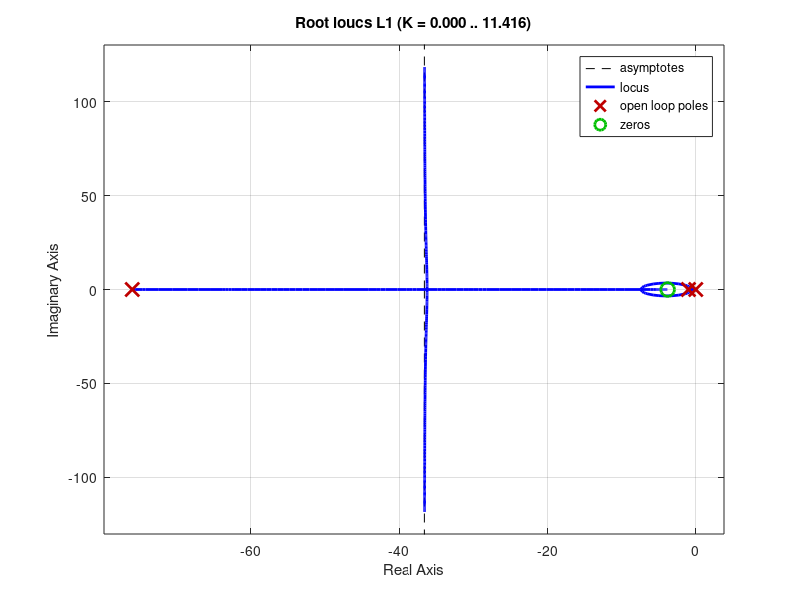
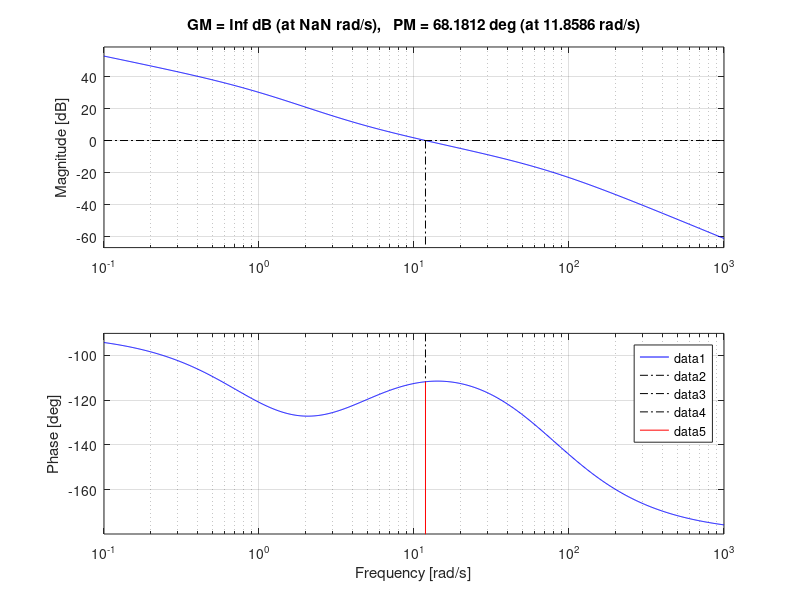
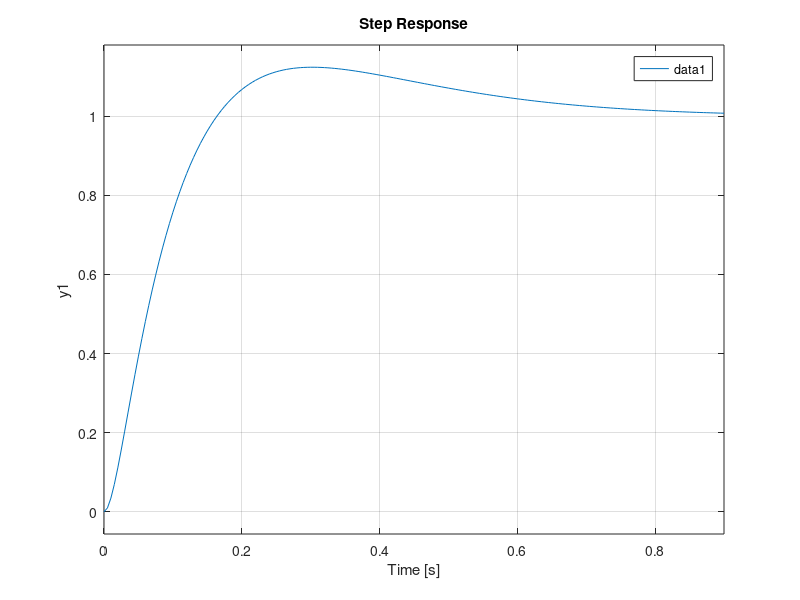
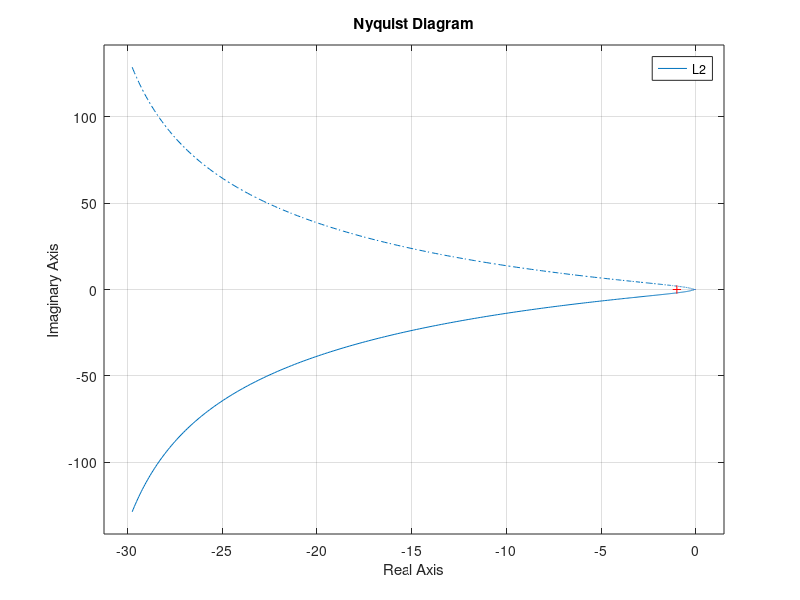

The MATLAB script that drew these images, in order:
clc;
close all;
clear all;

fig = 0;

%% Processo P da Test1 con aggiunto un polo nell'origine

s = tf('s')
Kp = 2;         % Guadagno uscita di P rispetto al controllo u
omega = 2;      % Modulo dei poli. Maggiore è il valore e minore è il tempo di salita (poli più veloci)
zita = 0.25;    % Se =1 i poli sono reali. Maggiore è il valore e maggiore è la sovrelongazione
P = Kp *(omega^2/(s^2+2*zita*omega*s));
% Si vuole stabilizzare il sistema con:
% - errore a regime costante a riferimenti a gradino < 1% per riferimenti a gradino
% - Sovraelongazione < 20%
% - tempo di salita <= 1s

%% ERRORE A REGIME 
% Dato che è già presente un polo nell'origine la specifica di errore è già soddisfatta (errore nullo)

%%  DETERMINARE VINCOLO PER AVERE UN SETTLING TIME SPECIFICO 
% possiamo iniziare a determinare un omega di taglio 
% minima che ci assicura il settling time 
% in sostanza definiamo un primo vincolo inviolabile
% T <= -log(0,01*epsilon)/(omega_t *zita) % formula di riferimento 
 epsilon =5; 
 T = 1; % secondi
 omega_taglio_des = (-log(0.01*epsilon))/(T*zita)

% omega_taglio_des =  11.982929094215963  (per tempi di salita inferiori a 1 secondo 
% dobbiamo come minimo avere un omega taglio inferiore  di circa 6 rad/s)

%% di genera il controllore per i transitori 

C0=1;
k = 8.5;
L0 = k*P*C0;

%dobbiamo alzare le fasi per rendere il nostro sistema con sovralongazione 
% accettabile

alpha =0.05;
omega_t = 17;
tau_ra = 1/(omega_t*sqrt(alpha));
Ra = (1+tau_ra*s)/(1+tau_ra*alpha*s);
L1 = k*P*C0*Ra;
Wyr1= minreal(L1/(1+L1));

Wyr= minreal(L0/(1+L0));
figure(1)
rlocus(L1)

figure(2)
bode(L0,L1)
legend
grid on 

figure(3)
step(Wyr,Wyr1)
legend;
grid on 

%% faccimo un prova se i conti sono gisti

C0=1;
k = 5.45; 
% con un guadagno di 5.45 abbiamo un omega_t di 11.9 rad/s e con tempo di 
% assestamento inferiore al 1 secondo 
L2= k*P*C0*Ra;
Wyr2= minreal(L2/(1+L2));
Wyr= minreal(L0/(1+L0));


figure(2)
margin(L2)
legend
grid on 

figure(3)
step(Wyr2)
legend;
grid on 

figure(4)
nyquist(L2)
